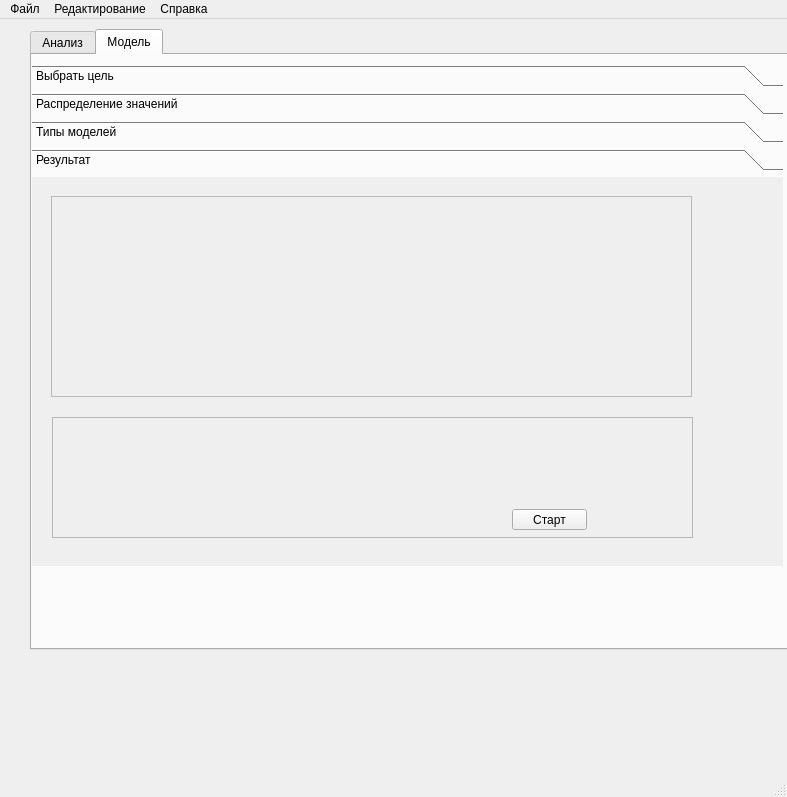
<?xml version="1.0" encoding="UTF-8"?>
<ui version="4.0">
 <class>MainWindow</class>
 <widget class="QMainWindow" name="MainWindow">
  <property name="geometry">
   <rect>
    <x>0</x>
    <y>0</y>
    <width>787</width>
    <height>797</height>
   </rect>
  </property>
  <property name="windowTitle">
   <string>Анализ экономических систем</string>
  </property>
  <widget class="QWidget" name="centralwidget">
   <widget class="QTabWidget" name="tw_analysis">
    <property name="enabled">
     <bool>true</bool>
    </property>
    <property name="geometry">
     <rect>
      <x>30</x>
      <y>10</y>
      <width>781</width>
      <height>621</height>
     </rect>
    </property>
    <property name="currentIndex">
     <number>1</number>
    </property>
    <widget class="QWidget" name="firstWay">
     <attribute name="title">
      <string>Анализ</string>
     </attribute>
     <widget class="QToolBox" name="tb_menu">
      <property name="geometry">
       <rect>
        <x>0</x>
        <y>10</y>
        <width>771</width>
        <height>551</height>
       </rect>
      </property>
      <property name="currentIndex">
       <number>2</number>
      </property>
      <widget class="QWidget" name="p_data">
       <property name="geometry">
        <rect>
         <x>0</x>
         <y>0</y>
         <width>771</width>
         <height>427</height>
        </rect>
       </property>
       <attribute name="label">
        <string>Данные</string>
       </attribute>
       <widget class="QFrame" name="frame_table">
        <property name="geometry">
         <rect>
          <x>10</x>
          <y>0</y>
          <width>741</width>
          <height>421</height>
         </rect>
        </property>
        <property name="frameShape">
         <enum>QFrame::StyledPanel</enum>
        </property>
        <property name="frameShadow">
         <enum>QFrame::Raised</enum>
        </property>
       </widget>
      </widget>
      <widget class="QWidget" name="p_statistics">
       <property name="geometry">
        <rect>
         <x>0</x>
         <y>0</y>
         <width>771</width>
         <height>427</height>
        </rect>
       </property>
       <attribute name="label">
        <string>Статистика</string>
       </attribute>
       <widget class="QFrame" name="f_statistic">
        <property name="geometry">
         <rect>
          <x>0</x>
          <y>0</y>
          <width>761</width>
          <height>461</height>
         </rect>
        </property>
       </widget>
      </widget>
      <widget class="QWidget" name="p_visual">
       <property name="geometry">
        <rect>
         <x>0</x>
         <y>0</y>
         <width>771</width>
         <height>427</height>
        </rect>
       </property>
       <attribute name="label">
        <string>Графика</string>
       </attribute>
       <widget class="QFrame" name="frame_chart">
        <property name="geometry">
         <rect>
          <x>200</x>
          <y>0</y>
          <width>541</width>
          <height>411</height>
         </rect>
        </property>
        <property name="frameShape">
         <enum>QFrame::StyledPanel</enum>
        </property>
        <property name="frameShadow">
         <enum>QFrame::Raised</enum>
        </property>
       </widget>
       <widget class="QGroupBox" name="groupBox">
        <property name="geometry">
         <rect>
          <x>0</x>
          <y>20</y>
          <width>191</width>
          <height>301</height>
         </rect>
        </property>
        <property name="title">
         <string/>
        </property>
        <widget class="QComboBox" name="cb_plot">
         <property name="geometry">
          <rect>
           <x>10</x>
           <y>40</y>
           <width>161</width>
           <height>21</height>
          </rect>
         </property>
         <item>
          <property name="text">
           <string>линейный график</string>
          </property>
         </item>
         <item>
          <property name="text">
           <string>гистограмма</string>
          </property>
         </item>
         <item>
          <property name="text">
           <string>круговая диаграмма</string>
          </property>
         </item>
         <item>
          <property name="text">
           <string>линейчатая диаграмма</string>
          </property>
         </item>
         <item>
          <property name="text">
           <string>точечная диаграмма</string>
          </property>
         </item>
         <item>
          <property name="text">
           <string>диаграмма поверхности</string>
          </property>
         </item>
         <item>
          <property name="text">
           <string>кольцевая диаграмма</string>
          </property>
         </item>
         <item>
          <property name="text">
           <string>график</string>
          </property>
         </item>
        </widget>
        <widget class="QLabel" name="l_plot">
         <property name="geometry">
          <rect>
           <x>10</x>
           <y>20</y>
           <width>121</width>
           <height>16</height>
          </rect>
         </property>
         <property name="text">
          <string>Тип графика</string>
         </property>
        </widget>
        <widget class="QLabel" name="l_plot_valuex">
         <property name="geometry">
          <rect>
           <x>10</x>
           <y>70</y>
           <width>121</width>
           <height>16</height>
          </rect>
         </property>
         <property name="text">
          <string>Значение по x</string>
         </property>
        </widget>
        <widget class="QComboBox" name="cb_valuex">
         <property name="geometry">
          <rect>
           <x>10</x>
           <y>90</y>
           <width>161</width>
           <height>21</height>
          </rect>
         </property>
        </widget>
        <widget class="QLabel" name="l_plot_valuey">
         <property name="geometry">
          <rect>
           <x>10</x>
           <y>120</y>
           <width>111</width>
           <height>16</height>
          </rect>
         </property>
         <property name="text">
          <string>Значение по у</string>
         </property>
        </widget>
        <widget class="QComboBox" name="cb_valuey">
         <property name="geometry">
          <rect>
           <x>10</x>
           <y>140</y>
           <width>161</width>
           <height>21</height>
          </rect>
         </property>
        </widget>
        <widget class="QLabel" name="l_plot_color">
         <property name="geometry">
          <rect>
           <x>10</x>
           <y>170</y>
           <width>141</width>
           <height>16</height>
          </rect>
         </property>
         <property name="text">
          <string>Цвет</string>
         </property>
        </widget>
        <widget class="QComboBox" name="cb_color">
         <property name="geometry">
          <rect>
           <x>10</x>
           <y>190</y>
           <width>161</width>
           <height>21</height>
          </rect>
         </property>
         <item>
          <property name="text">
           <string>чёрный</string>
          </property>
         </item>
         <item>
          <property name="text">
           <string>красный</string>
          </property>
         </item>
         <item>
          <property name="text">
           <string>синий</string>
          </property>
         </item>
         <item>
          <property name="text">
           <string>зелёный</string>
          </property>
         </item>
         <item>
          <property name="text">
           <string>белый</string>
          </property>
         </item>
         <item>
          <property name="text">
           <string>коричневый</string>
          </property>
         </item>
         <item>
          <property name="text">
           <string>голубой</string>
          </property>
         </item>
         <item>
          <property name="text">
           <string>жёлтый</string>
          </property>
         </item>
         <item>
          <property name="text">
           <string>розовый</string>
          </property>
         </item>
         <item>
          <property name="text">
           <string>серый</string>
          </property>
         </item>
        </widget>
        <widget class="QLabel" name="l_plot_size">
         <property name="geometry">
          <rect>
           <x>10</x>
           <y>220</y>
           <width>131</width>
           <height>16</height>
          </rect>
         </property>
         <property name="text">
          <string>Цвет фона</string>
         </property>
        </widget>
        <widget class="QComboBox" name="cb_bcolor">
         <property name="geometry">
          <rect>
           <x>10</x>
           <y>240</y>
           <width>161</width>
           <height>21</height>
          </rect>
         </property>
         <item>
          <property name="text">
           <string>белый</string>
          </property>
         </item>
         <item>
          <property name="text">
           <string>зелёный</string>
          </property>
         </item>
         <item>
          <property name="text">
           <string>синий</string>
          </property>
         </item>
         <item>
          <property name="text">
           <string>чёрный</string>
          </property>
         </item>
         <item>
          <property name="text">
           <string>красный</string>
          </property>
         </item>
         <item>
          <property name="text">
           <string>желтый</string>
          </property>
         </item>
         <item>
          <property name="text">
           <string>серый</string>
          </property>
         </item>
         <item>
          <property name="text">
           <string>голубой</string>
          </property>
         </item>
         <item>
          <property name="text">
           <string>коричневый</string>
          </property>
         </item>
         <item>
          <property name="text">
           <string>розовый</string>
          </property>
         </item>
        </widget>
       </widget>
       <widget class="QPushButton" name="pb_build_chart">
        <property name="geometry">
         <rect>
          <x>34</x>
          <y>342</y>
          <width>101</width>
          <height>31</height>
         </rect>
        </property>
        <property name="text">
         <string>Построить</string>
        </property>
       </widget>
      </widget>
      <widget class="QWidget" name="p_info">
       <property name="geometry">
        <rect>
         <x>0</x>
         <y>0</y>
         <width>771</width>
         <height>427</height>
        </rect>
       </property>
       <attribute name="label">
        <string>Информация</string>
       </attribute>
       <widget class="QPushButton" name="pushButton">
        <property name="geometry">
         <rect>
          <x>670</x>
          <y>50</y>
          <width>75</width>
          <height>23</height>
         </rect>
        </property>
        <property name="text">
         <string>Добавить</string>
        </property>
       </widget>
       <widget class="QTextEdit" name="textEdit">
        <property name="geometry">
         <rect>
          <x>10</x>
          <y>10</y>
          <width>731</width>
          <height>31</height>
         </rect>
        </property>
        <property name="html">
         <string>&lt;!DOCTYPE HTML PUBLIC &quot;-//W3C//DTD HTML 4.0//EN&quot; &quot;http://www.w3.org/TR/REC-html40/strict.dtd&quot;&gt;
&lt;html&gt;&lt;head&gt;&lt;meta name=&quot;qrichtext&quot; content=&quot;1&quot; /&gt;&lt;style type=&quot;text/css&quot;&gt;
p, li { white-space: pre-wrap; }
&lt;/style&gt;&lt;/head&gt;&lt;body style=&quot; font-family:'Ubuntu'; font-size:11pt; font-weight:400; font-style:normal;&quot;&gt;
&lt;p style=&quot;-qt-paragraph-type:empty; margin-top:0px; margin-bottom:0px; margin-left:0px; margin-right:0px; -qt-block-indent:0; text-indent:0px; font-family:'MS Shell Dlg 2'; font-size:8.25pt;&quot;&gt;&lt;br /&gt;&lt;/p&gt;&lt;/body&gt;&lt;/html&gt;</string>
        </property>
       </widget>
       <widget class="QPushButton" name="pushButton_2">
        <property name="geometry">
         <rect>
          <x>570</x>
          <y>50</y>
          <width>75</width>
          <height>23</height>
         </rect>
        </property>
        <property name="text">
         <string>Удалить</string>
        </property>
       </widget>
      </widget>
     </widget>
    </widget>
    <widget class="QWidget" name="secondWay">
     <attribute name="title">
      <string>Модель</string>
     </attribute>
     <widget class="QPushButton" name="pb_next">
      <property name="geometry">
       <rect>
        <x>580</x>
        <y>380</y>
        <width>121</width>
        <height>23</height>
       </rect>
      </property>
      <property name="text">
       <string>Следующий шаг</string>
      </property>
     </widget>
     <widget class="QToolBox" name="tb_model">
      <property name="geometry">
       <rect>
        <x>0</x>
        <y>10</y>
        <width>751</width>
        <height>501</height>
       </rect>
      </property>
      <property name="currentIndex">
       <number>3</number>
      </property>
      <widget class="QWidget" name="p_target">
       <property name="geometry">
        <rect>
         <x>0</x>
         <y>0</y>
         <width>751</width>
         <height>377</height>
        </rect>
       </property>
       <attribute name="label">
        <string>Выбрать цель</string>
       </attribute>
       <widget class="QFrame" name="frame_table_2">
        <property name="geometry">
         <rect>
          <x>10</x>
          <y>0</y>
          <width>721</width>
          <height>361</height>
         </rect>
        </property>
        <property name="frameShape">
         <enum>QFrame::StyledPanel</enum>
        </property>
        <property name="frameShadow">
         <enum>QFrame::Raised</enum>
        </property>
       </widget>
      </widget>
      <widget class="QWidget" name="p_chart">
       <property name="geometry">
        <rect>
         <x>0</x>
         <y>0</y>
         <width>751</width>
         <height>377</height>
        </rect>
       </property>
       <attribute name="label">
        <string>Распределение значений</string>
       </attribute>
       <widget class="QFrame" name="frame_second_chart">
        <property name="geometry">
         <rect>
          <x>10</x>
          <y>0</y>
          <width>731</width>
          <height>361</height>
         </rect>
        </property>
        <property name="frameShape">
         <enum>QFrame::StyledPanel</enum>
        </property>
        <property name="frameShadow">
         <enum>QFrame::Raised</enum>
        </property>
       </widget>
      </widget>
      <widget class="QWidget" name="p_type_model">
       <property name="geometry">
        <rect>
         <x>0</x>
         <y>0</y>
         <width>751</width>
         <height>377</height>
        </rect>
       </property>
       <attribute name="label">
        <string>Типы моделей</string>
       </attribute>
       <widget class="QGroupBox" name="gb_predict">
        <property name="geometry">
         <rect>
          <x>30</x>
          <y>20</y>
          <width>671</width>
          <height>311</height>
         </rect>
        </property>
        <property name="title">
         <string>Выберите методы для нового моделирования</string>
        </property>
        <widget class="QCheckBox" name="cb_linear_2">
         <property name="geometry">
          <rect>
           <x>10</x>
           <y>30</y>
           <width>191</width>
           <height>31</height>
          </rect>
         </property>
         <property name="text">
          <string>Линейная модель</string>
         </property>
        </widget>
        <widget class="QCheckBox" name="cb_bayes_2">
         <property name="geometry">
          <rect>
           <x>10</x>
           <y>70</y>
           <width>131</width>
           <height>31</height>
          </rect>
         </property>
         <property name="text">
          <string>Наивный Байес</string>
         </property>
        </widget>
        <widget class="QCheckBox" name="cb_logistic_reg_2">
         <property name="geometry">
          <rect>
           <x>10</x>
           <y>110</y>
           <width>201</width>
           <height>31</height>
          </rect>
         </property>
         <property name="text">
          <string>Логистическая регрессия</string>
         </property>
        </widget>
        <widget class="QCheckBox" name="cb_decision_tree_2">
         <property name="geometry">
          <rect>
           <x>10</x>
           <y>210</y>
           <width>151</width>
           <height>51</height>
          </rect>
         </property>
         <property name="text">
          <string>Дерево решений</string>
         </property>
        </widget>
        <widget class="QCheckBox" name="cb_forest_2">
         <property name="geometry">
          <rect>
           <x>10</x>
           <y>180</y>
           <width>141</width>
           <height>41</height>
          </rect>
         </property>
         <property name="text">
          <string>Случайный лес</string>
         </property>
        </widget>
        <widget class="QCheckBox" name="cb_deep_learn_2">
         <property name="geometry">
          <rect>
           <x>10</x>
           <y>150</y>
           <width>191</width>
           <height>31</height>
          </rect>
         </property>
         <property name="text">
          <string>Глубокое обучение</string>
         </property>
        </widget>
       </widget>
       <widget class="QPushButton" name="pb_start">
        <property name="geometry">
         <rect>
          <x>630</x>
          <y>350</y>
          <width>75</width>
          <height>23</height>
         </rect>
        </property>
        <property name="text">
         <string>Старт</string>
        </property>
       </widget>
      </widget>
      <widget class="QWidget" name="page">
       <property name="geometry">
        <rect>
         <x>0</x>
         <y>0</y>
         <width>751</width>
         <height>377</height>
        </rect>
       </property>
       <attribute name="label">
        <string>Результат</string>
       </attribute>
       <widget class="QFrame" name="f_result">
        <property name="geometry">
         <rect>
          <x>19</x>
          <y>19</y>
          <width>641</width>
          <height>201</height>
         </rect>
        </property>
        <property name="frameShape">
         <enum>QFrame::StyledPanel</enum>
        </property>
        <property name="frameShadow">
         <enum>QFrame::Raised</enum>
        </property>
       </widget>
       <widget class="QFrame" name="f_result_calc">
        <property name="geometry">
         <rect>
          <x>20</x>
          <y>240</y>
          <width>641</width>
          <height>121</height>
         </rect>
        </property>
        <property name="frameShape">
         <enum>QFrame::StyledPanel</enum>
        </property>
        <property name="frameShadow">
         <enum>QFrame::Raised</enum>
        </property>
        <widget class="QPushButton" name="pb_start_2">
         <property name="geometry">
          <rect>
           <x>460</x>
           <y>92</y>
           <width>75</width>
           <height>21</height>
          </rect>
         </property>
         <property name="text">
          <string>Старт</string>
         </property>
        </widget>
       </widget>
      </widget>
     </widget>
    </widget>
   </widget>
  </widget>
  <widget class="QMenuBar" name="menubar">
   <property name="geometry">
    <rect>
     <x>0</x>
     <y>0</y>
     <width>787</width>
     <height>22</height>
    </rect>
   </property>
   <widget class="QMenu" name="menu_file">
    <property name="title">
     <string>Файл</string>
    </property>
    <addaction name="action_import"/>
    <addaction name="action_save"/>
    <addaction name="action_exit"/>
   </widget>
   <widget class="QMenu" name="menu_edit">
    <property name="title">
     <string>Редактирование</string>
    </property>
    <addaction name="action_endo"/>
    <addaction name="action_copy"/>
    <addaction name="action_paste"/>
    <addaction name="action_delete"/>
   </widget>
   <widget class="QMenu" name="menu_help">
    <property name="title">
     <string>Справка</string>
    </property>
    <addaction name="action_support"/>
    <addaction name="action_doc"/>
    <addaction name="action_about"/>
   </widget>
   <addaction name="menu_file"/>
   <addaction name="menu_edit"/>
   <addaction name="menu_help"/>
  </widget>
  <widget class="QStatusBar" name="statusbar"/>
  <action name="action_import">
   <property name="text">
    <string>Загрузка данных</string>
   </property>
  </action>
  <action name="action_save">
   <property name="text">
    <string>Сохранить</string>
   </property>
  </action>
  <action name="action_exit">
   <property name="text">
    <string>Выход</string>
   </property>
  </action>
  <action name="action_endo">
   <property name="text">
    <string>Назад</string>
   </property>
  </action>
  <action name="action_copy">
   <property name="text">
    <string>Копировать</string>
   </property>
  </action>
  <action name="action_paste">
   <property name="text">
    <string>Вставить</string>
   </property>
  </action>
  <action name="action_delete">
   <property name="text">
    <string>Удалить</string>
   </property>
  </action>
  <action name="action_support">
   <property name="text">
    <string>Техническая поддержка</string>
   </property>
  </action>
  <action name="action_doc">
   <property name="text">
    <string>Документация</string>
   </property>
  </action>
  <action name="action_about">
   <property name="text">
    <string>О программе</string>
   </property>
  </action>
 </widget>
 <resources/>
 <connections/>
</ui>
